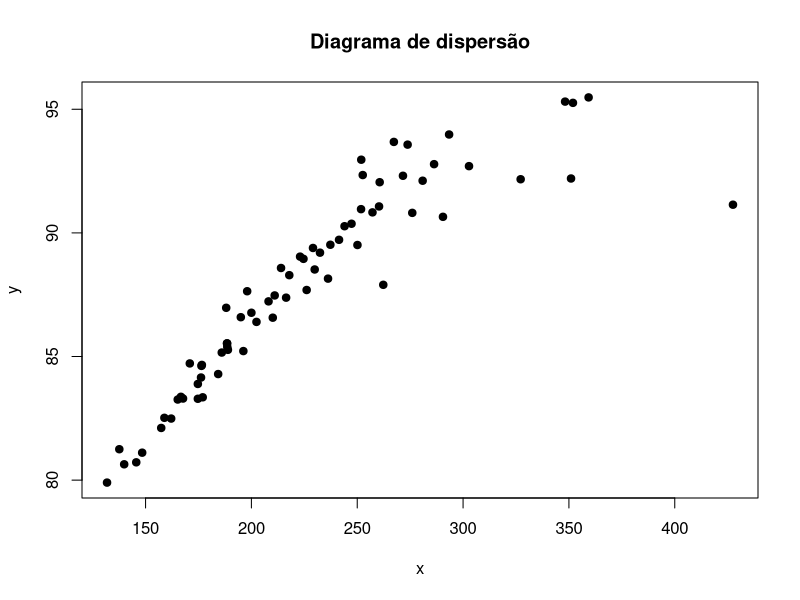

The R script that drew this image: (Note: this script raises an error after producing the figure.)
## ---- chunk 1
setwd("/home/gui/Área de Trabalho/lista 7")
Dados <- read.csv("data.csv",header = T)

attach(Dados)
plot(y~x, main="Diagrama de dispersão", pch=19)
n <- length(y)
## ---- chunk 2
EF = function(x,y,theta0,epsilon=10^(-6), it=1000){ # Dados, estimativa inicial, erro, iterações
  
  U <- function(b0,b1,s2){ # Função Escore
    U1 <- 1/s2*sum(x^b1*(y-b0*x^b1))
    U2 <- b0/s2*sum(x^b1*log(x)*(y-b0*x^b1))
    U3 <- -n/2*(1/s2)+sum(2/(2*s2)^2*((y-(b0*x^b1))^2))
    return (c(U1,U2,U3))
  }
  
  IF <- function(b0,b1,s2){ # Matriz informação de Fisher
    IF11 <- -(1/(2*s2)*sum((2*(x^b1*x^b1))))
    IF12 <- 1/(2*s2)*sum((2*(x^b1*log(x)*(y-(b0*x^b1))-x^b1*(b0*(x^b1*log(x))))))
    IF13 <- -(2/(2*s2)^2*sum((2*(x^b1*(y-(b0*x^b1))))))
    IF22 <- 1/(2*s2)*sum((2*(b0*(x^b1*log(x)*log(x))*(y-(b0*x^b1))-b0*(x^b1*log(x))*(b0*(x^b1*log(x))))))
    IF23 <- -(2/(2*s2)^2*sum((2*(b0*(x^b1*log(x))*(y-(b0*x^b1))))))
    IF33 <- -(2*(2*(2*(2*s2)))/((2*s2)^2)^2*sum(((y-(b0*x^b1))^2)) -n/2*(1/s2^2))
    M <- matrix(c(IF11,IF12,IF13,IF12,IF22,IF23,IF13,IF23,IF33),3,3)
    return (M)
  }
  
  erro <- 10
  j <- 0
  b0 <- numeric()
  b1 <- numeric()
  s2 <- numeric()
  b0[1] <-theta0[1]
  b1[1] <-theta0[2]
  s2[1] <-theta0[3]
  
  while(erro > epsilon & j < it){
    j <- j+1
    Aux <- c(b0[j],b1[j],s2[j]) - solve(IF(b0[j],b1[j],s2[j]))%*%U(b0[j],b1[j],s2[j])
    b0[j+1] <- Aux[1]
    b1[j+1] <- Aux[2]
    s2[j+1] <- Aux[3]
    erro <- max(abs(c(b0[j+1]-b0[j],b1[j+1]-b1[j],s2[j+1]-s2[j])))
  }
  
  S <- list()
  S$erro <- erro
  S$Iteracoes <- j
  S$theta <- c(b0[j+1],b1[j+1],s2[j+1])
  S$IF <- IF(b0[j+1],b1[j+1],s2[j+1])
  S$U <- U(b0[j+1],b1[j+1],s2[j+1])
  return(S)
}
## ---- chunk 3
#Encontrando as estimativas de MV para theta
model00 <- lm(y~x)
theta0 <-  c(model00$coef,summary(model00)$sigma^2) # Estimativa inicial
fit <- EF(x,theta0)

# Estimativas:
fit$theta
## ---- chunk 4

## ---- chunk 5

## ---- chunk 6

